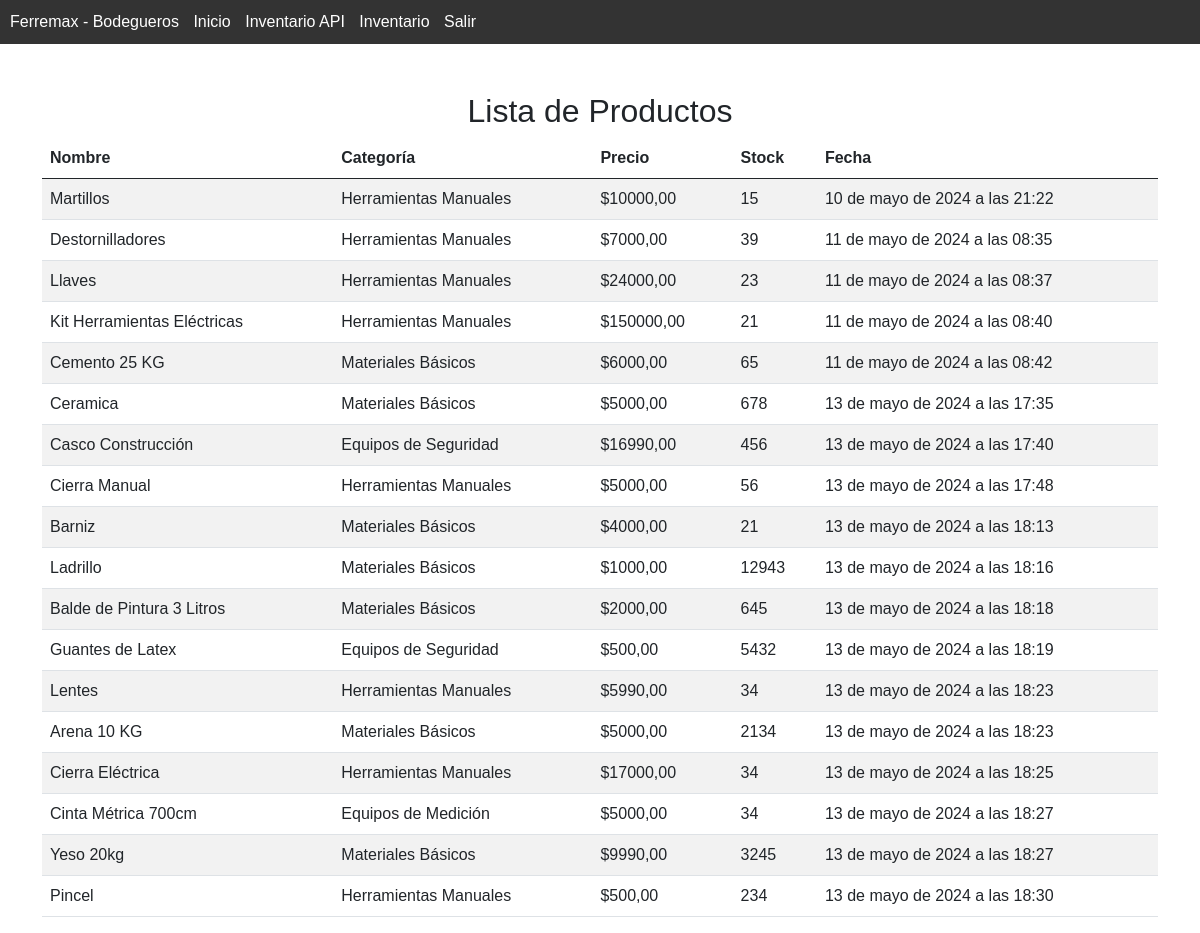
Screenshot of /bodeguero/ (signed in) with the database file from the repository.
### Ferretería/models.py (models this page shows, shortened)
class Producto(models.Model):
    id_producto=models.AutoField(primary_key=True)
    fabricante=models.CharField(max_length=20)
    nombre_producto=models.CharField(max_length=50)
    ferretería = models.ForeignKey(Ferretería, on_delete=models.CASCADE, related_name='productos', default=1)
    categoria = models.ForeignKey(Categoria_Producto, on_delete=models.CASCADE, related_name='productos', default=1)
    precio = models.DecimalField(max_digits=8, decimal_places=2, default=0.00)
    fecha_actualizacion_precio = models.DateTimeField(default=timezone.now)
    stock = models.IntegerField(default=0)
    imagen = models.ImageField(upload_to="productos", null=True)
    descripcion = models.TextField(blank=True, null=True)

class Categoria_Producto(models.Model):
    id_categoria = models.AutoField(primary_key=True)
    nombre = models.CharField(max_length=100)
    def __str__(self):
        return self.nombre

### Ferretería/views.py (the view)
# urls.py: path('bodeguero/', views.bodeguero_view, name='bodeguero'),
@login_required
def bodeguero_view(request):
    productos = Producto.objects.all()
    return render(request, 'bodeguero.html', {'productos': productos})

### Ferretería/templates/bodeguero.html (shortened to what this page needs)
{% load static %}
<!DOCTYPE html>
<html lang="en">
<head>
    <link href="https://cdn.jsdelivr.net/npm/bootstrap@5.0.2/dist/css/bootstrap.min.css" rel="stylesheet">
    <link rel="stylesheet" href="{% static 'css/bodeguero.css'%}">
</head>
<body>
      <nav>
        <ul>
            <li><a href="{% url 'bodeguero'%}">Ferremax - Bodegueros </a></li>
            <li><a href="{% url 'index'%}">Inicio</a></li>
            <li><a href="{% url 'listar_productos'%}">Inventario API</a></li>
            <li><a href= "{% url 'listar_productos_html'%}">Inventario</a></li>
            <li><a href="{% url 'index'%}"> Salir </a></li>
        </ul>
    </nav>
    <br>
    <br>
    <div class="container">
        <div class="row">
            <div class="col">
                <h2 class="text-center">Lista de Productos</h2>
                <div class="table-responsive">
                    <table class="table table-striped">
                        <thead>
                            <tr>
                                <th>Nombre</th>
                                <th>Categoría</th>
                                <th>Precio</th>
                                <th>Stock</th>
                                <th>Fecha</th>
                            </tr>
                        </thead>
                        <tbody>
                            {% for producto in productos %}
                            <tr>
                                <td>{{ producto.nombre_producto }}</td>
                                <td>{{ producto.categoria }}</td>
                                <td>${{ producto.precio }}</td>
                                <td>{{ producto.stock }}</td>
                                <td>{{ producto.fecha_actualizacion_precio}}</td>
                            </tr>
                            {% endfor %}
                        </tbody>
                    </table>
                </div>
            </div>
        </div>
    </div>
</body>
</html>

### Ferremax/static/css/bodeguero.css (style rules this page uses)
body { font-family: Arial, sans-serif; margin: 0; padding: 0; }
nav { background-color: #333; color: #fff; padding: 10px; }
ul { list-style-type: none; margin: 0; padding: 0; }
li { display: inline; margin-right: 10px; }
a { color: #fff; text-decoration: none; }

### rows the page displays
Producto: nombre_producto "Martillos", categoria "Herramientas Manuales", precio "10000,00", stock "15", fecha_actualizacion_precio "10 de mayo de 2024 a las 21:22"
Producto: nombre_producto "Destornilladores", categoria "Herramientas Manuales", precio "7000,00", stock "39", fecha_actualizacion_precio "11 de mayo de 2024 a las 08:35"
Producto: nombre_producto "Llaves", categoria "Herramientas Manuales", precio "24000,00", stock "23", fecha_actualizacion_precio "11 de mayo de 2024 a las 08:37"
Producto: nombre_producto "Kit Herramientas Eléctricas", categoria "Herramientas Manuales", precio "150000,00", stock "21", fecha_actualizacion_precio "11 de mayo de 2024 a las 08:40"
Producto: nombre_producto "Cemento 25 KG", categoria "Materiales Básicos", precio "6000,00", stock "65", fecha_actualizacion_precio "11 de mayo de 2024 a las 08:42"
Producto: nombre_producto "Ceramica", categoria "Materiales Básicos", precio "5000,00", stock "678", fecha_actualizacion_precio "13 de mayo de 2024 a las 17:35"
Producto: nombre_producto "Casco Construcción", categoria "Equipos de Seguridad", precio "16990,00", stock "456", fecha_actualizacion_precio "13 de mayo de 2024 a las 17:40"
Producto: nombre_producto "Cierra Manual", categoria "Herramientas Manuales", precio "5000,00", stock "56", fecha_actualizacion_precio "13 de mayo de 2024 a las 17:48"
Producto: nombre_producto "Barniz", categoria "Materiales Básicos", precio "4000,00", stock "21", fecha_actualizacion_precio "13 de mayo de 2024 a las 18:13"
Producto: nombre_producto "Ladrillo", categoria "Materiales Básicos", precio "1000,00", stock "12943", fecha_actualizacion_precio "13 de mayo de 2024 a las 18:16"
Producto: nombre_producto "Balde de Pintura 3 Litros", categoria "Materiales Básicos", precio "2000,00", stock "645", fecha_actualizacion_precio "13 de mayo de 2024 a las 18:18"
Producto: nombre_producto "Guantes de Latex", categoria "Equipos de Seguridad", precio "500,00", stock "5432", fecha_actualizacion_precio "13 de mayo de 2024 a las 18:19"
Producto: nombre_producto "Lentes", categoria "Herramientas Manuales", precio "5990,00", stock "34", fecha_actualizacion_precio "13 de mayo de 2024 a las 18:23"
Producto: nombre_producto "Arena 10 KG", categoria "Materiales Básicos", precio "5000,00", stock "2134", fecha_actualizacion_precio "13 de mayo de 2024 a las 18:23"
Producto: nombre_producto "Cierra Eléctrica", categoria "Herramientas Manuales", precio "17000,00", stock "34", fecha_actualizacion_precio "13 de mayo de 2024 a las 18:25"
Producto: nombre_producto "Cinta Métrica 700cm", categoria "Equipos de Medición", precio "5000,00", stock "34", fecha_actualizacion_precio "13 de mayo de 2024 a las 18:27"
Producto: nombre_producto "Yeso 20kg", categoria "Materiales Básicos", precio "9990,00", stock "3245", fecha_actualizacion_precio "13 de mayo de 2024 a las 18:27"
Producto: nombre_producto "Pincel", categoria "Herramientas Manuales", precio "500,00", stock "234", fecha_actualizacion_precio "13 de mayo de 2024 a las 18:30"
